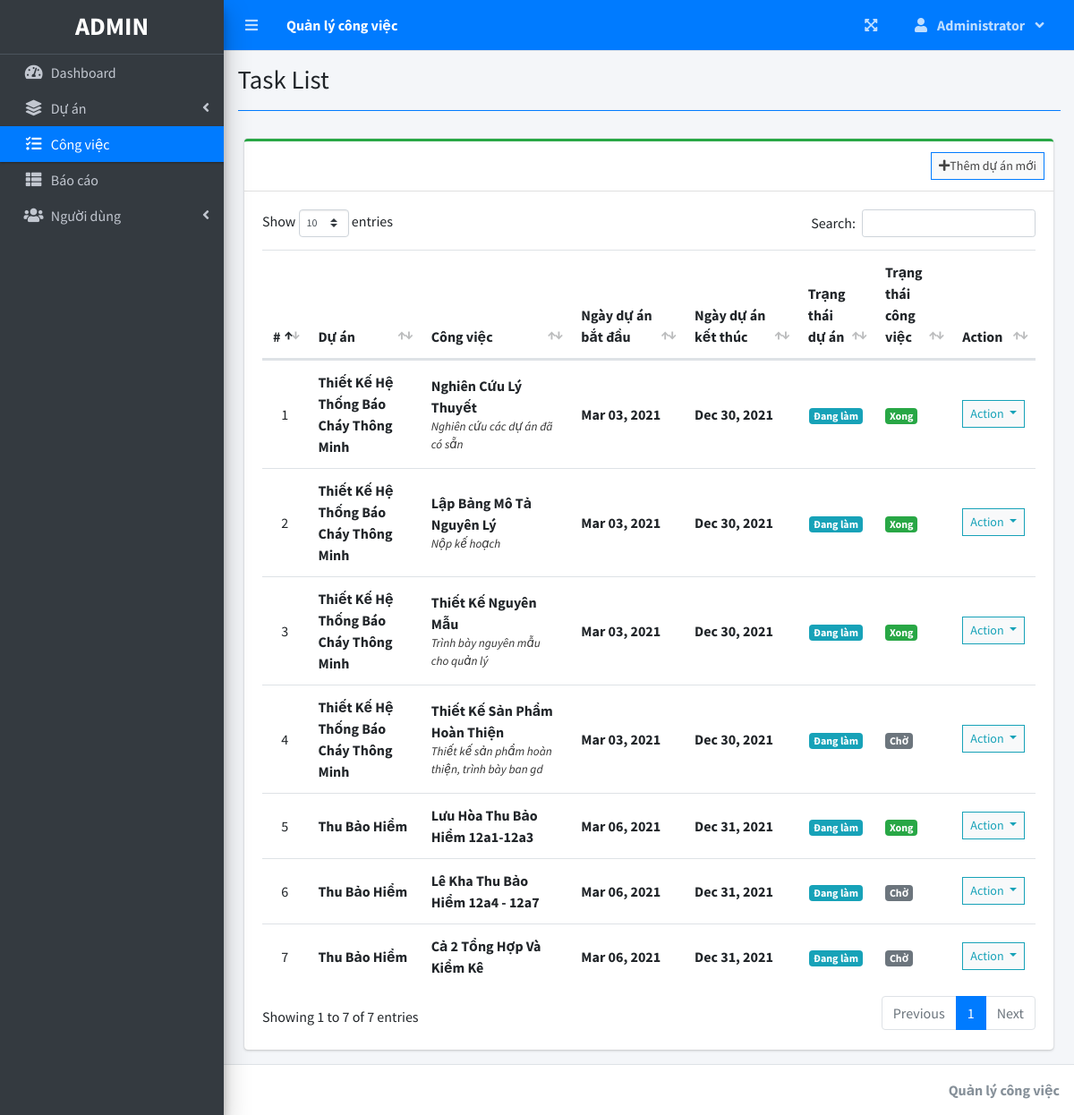
The app's page /index.php?page=task_list (signed in) with its own data.
### tables this page shows
CREATE TABLE `task_list` (
  `id` int(30) NOT NULL,
  `project_id` int(30) NOT NULL,
  `task` varchar(200) NOT NULL,
  `description` text NOT NULL,
  `status` tinyint(4) NOT NULL,
  `date_created` datetime NOT NULL DEFAULT current_timestamp()
);

CREATE TABLE `project_list` (
  `id` int(30) NOT NULL,
  `name` varchar(200) NOT NULL,
  `description` text NOT NULL,
  `status` tinyint(2) NOT NULL,
  `start_date` date NOT NULL,
  `end_date` date NOT NULL,
  `manager_id` int(30) NOT NULL,
  `user_ids` text NOT NULL,
  `date_created` datetime NOT NULL DEFAULT current_timestamp()
);

### task_list.php (the view, shortened to what this page needs)
<?php include'db_connect.php' ?>
<div class="col-lg-12">
	<div class="card card-outline card-success">
		<div class="card-header">
			<div class="card-tools">
				<a class="btn btn-block btn-sm btn-default btn-flat border-primary" href="./index.php?page=new_project"><i class="fa fa-plus"></i>Thêm dự án mới</a>
			</div>
		</div>
		<div class="card-body">
			<table class="table tabe-hover table-condensed" id="list">
				<colgroup>
					<col width="5%">
					<col width="15%">
					<col width="20%">
					<col width="15%">
					<col width="15%">
					<col width="10%">
					<col width="10%">
					<col width="10%">
				</colgroup>
				<thead>
					<tr>
						<th class="text-center">#</th>
						<th>Dự án</th>
						<th>Công việc</th>
						<th>Ngày dự án bắt đầu</th>
						<th>Ngày dự án kết thúc</th>
						<th>Trạng thái dự án</th>
						<th>Trạng thái công việc</th>
						<th>Action</th>
					</tr>
				</thead>
				<tbody>
					<?php
					$i = 1;
					$where = "";
					$stat = array("Chờ","Bắt đầu","Đang làm","Tạm dừng","Quá hạn","Xong");
					$qry = $conn->query("SELECT t.*,p.name as pname,p.start_date,p.status as pstatus, p.end_date,p.id as pid FROM task_list t inner join project_list p on p.id = t.project_id $where order by p.name asc");
					while($row= $qry->fetch_assoc()):
						$trans = get_html_translation_table(HTML_ENTITIES,ENT_QUOTES);
						unset($trans["\""], $trans["<"], $trans[">"], $trans["<h2"]);
						$desc = strtr(html_entity_decode($row['description']),$trans);
						$desc=str_replace(array("<li>","</li>"), array("",", "), $desc);
		                $cprog = $conn->query("SELECT * FROM task_list where project_id = {$row['pid']} and status = 3")->num_rows;
		                $prod = $conn->query("SELECT * FROM user_productivity where project_id = {$row['pid']}")->num_rows;
		                if($row['pstatus'] == 0 && strtotime(date('Y-m-d')) >= strtotime($row['start_date'])):
		                if($prod  > 0  || $cprog > 0)
		                  $row['pstatus'] = 2;
		                else
		                  $row['pstatus'] = 1;
		                elseif($row['pstatus'] == 0 && strtotime(date('Y-m-d')) > strtotime($row['end_date'])):
		                $row['pstatus'] = 4;
		                endif;
					?>
					<tr>
						<td class="text-center"><?php echo $i++ ?></td>
						<td>
							<p><b><?php echo ucwords($row['pname']) ?></b></p>
						</td>
						<td>
							<p><b><?php echo ucwords($row['task']) ?></b></p>
							<p class="truncate"><?php echo strip_tags($desc) ?></p>
						</td>
						<td><b><?php echo date("M d, Y",strtotime($row['start_date'])) ?></b></td>
						<td><b><?php echo date("M d, Y",strtotime($row['end_date'])) ?></b></td>
						<td class="text-center">
							<?php
							  if($stat[$row['pstatus']] =='Chờ'){
							  	echo "<span class='badge badge-secondary'>{$stat[$row['pstatus']]}</span>";
							  }elseif($stat[$row['pstatus']] =='Bắt đầu'){
							  	echo "<span class='badge badge-primary'>{$stat[$row['pstatus']]}</span>";
							  }elseif($stat[$row['pstatus']] =='Đang làm'){
							  	echo "<span class='badge badge-info'>{$stat[$row['pstatus']]}</span>";
							  }elseif($stat[$row['pstatus']] =='Tạm dừng'){
							  	echo "<span class='badge badge-warning'>{$stat[$row['pstatus']]}</span>";
							  }elseif($stat[$row['pstatus']] =='Quá hạn'){
							  	echo "<span class='badge badge-danger'>{$stat[$row['pstatus']]}</span>";
							  }elseif($stat[$row['pstatus']] =='Xong'){
							  	echo "<span class='badge badge-success'>{$stat[$row['pstatus']]}</span>";
							  }
							?>
						</td>
						<td>
                        	<?php
                        	if($row['status'] == 1){
						  		echo "<span class='badge badge-secondary'>Chờ</span>";
                        	}elseif($row['status'] == 2){
						  		echo "<span class='badge badge-primary'>Đang làm</span>";
                        	}elseif($row['status'] == 3){
						  		echo "<span class='badge badge-success'>Xong</span>";
                        	}
                        	?>
                        </td>
						<td class="text-center">
							<button type="button" class="btn btn-default btn-sm btn-flat border-info wave-effect text-info dropdown-toggle" data-toggle="dropdown" aria-expanded="true">
		                      Action
		                    </button>
						</td>
					</tr>
				<?php endwhile; ?>
				</tbody>
			</table>
		</div>
	</div>
</div>

### index.php (shortened to what this page needs)
<!DOCTYPE html>
<html lang="en">
<?php
	include 'header.php'
?>
<body class="hold-transition sidebar-mini layout-fixed layout-navbar-fixed layout-footer-fixed">
<div class="wrapper">
  <?php include 'topbar.php' ?>
  <?php include 'sidebar.php' ?>
  <div class="content-wrapper">
    <div class="content-header">
      <div class="container-fluid">
        <div class="row mb-2">
          <div class="col-sm-6">
            <h1 class="m-0"><?php echo $title ?></h1>
          </div>
        </div>
            <hr class="border-primary">
      </div>
    </div>
    <section class="content">
      <div class="container-fluid">
         <?php
            $page = isset($_GET['page']) ? $_GET['page'] : 'home';
            if(!file_exists($page.".php")){
                include '404.html';
            }else{
            include $page.'.php';
            }
          ?>
      </div>
    </section>
  </div>
  <footer class="main-footer">
    <div class="float-right d-none d-sm-inline-block">
      <b><?php echo 'Quản lý công việc' ?></b>
    </div>
  </footer>
</div>
</body>
</html>

### header.php (shortened to what this page needs)
<head>
  <?php
  $title = isset($_GET['page']) ? ucwords(str_replace("_", ' ', $_GET['page'])) : "Home";
  ?>
  <link rel="stylesheet" href="assets/plugins/fontawesome-free/css/all.min.css">
  <link rel="stylesheet" href="assets/plugins/overlayScrollbars/css/OverlayScrollbars.min.css">
  <link rel="stylesheet" href="assets/plugins/datatables-bs4/css/dataTables.bootstrap4.min.css">
  <link rel="stylesheet" href="assets/plugins/datatables-responsive/css/responsive.bootstrap4.min.css">
  <link rel="stylesheet" href="assets/plugins/datatables-buttons/css/buttons.bootstrap4.min.css">
  <link rel="stylesheet" href="assets/plugins/select2/css/select2.min.css">
  <link rel="stylesheet" href="assets/plugins/select2-bootstrap4-theme/select2-bootstrap4.min.css">
  <link rel="stylesheet" href="assets/plugins/sweetalert2-theme-bootstrap-4/bootstrap-4.min.css">
  <link rel="stylesheet" href="assets/plugins/toastr/toastr.min.css">
  <link rel="stylesheet" href="assets/plugins/dropzone/min/dropzone.min.css">
  <link rel="stylesheet" href="assets/dist/css/jquery.datetimepicker.min.css">
  <link rel="stylesheet" href="assets/plugins/icheck-bootstrap/icheck-bootstrap.min.css">
  <link rel="stylesheet" href="assets/plugins/bootstrap4-toggle/css/bootstrap4-toggle.min.css">
  <link rel="stylesheet" href="assets/dist/css/adminlte.min.css">
  <link rel="stylesheet" href="assets/dist/css/styles.css">
  <link rel="stylesheet" href="assets/plugins/summernote/summernote-bs4.min.css">
</head>

### topbar.php (shortened to what this page needs)
<nav class="main-header navbar navbar-expand navbar-primary navbar-dark ">
  <ul class="navbar-nav">
    <?php if(isset($_SESSION['login_id'])): ?>
    <li class="nav-item">
      <a class="nav-link" data-widget="pushmenu" href="" role="button"><i class="fas fa-bars"></i></a>
    </li>
  <?php endif; ?>
    <li>
      <a class="nav-link text-white"  href="./" role="button"> <large><b><?php echo 'Quản lý công việc' ?></b></large></a>
    </li>
  </ul>
  <ul class="navbar-nav ml-auto">
    <li class="nav-item">
      <a class="nav-link" data-widget="fullscreen" href="#" role="button">
        <i class="fas fa-expand-arrows-alt"></i>
      </a>
    </li>
   <li class="nav-item dropdown">
          <a class="nav-link"  data-toggle="dropdown" aria-expanded="true" href="javascript:void(0)">
            <span>
              <div class="d-felx badge-pill">
                <span class="fa fa-user mr-2"></span>
                <span><b><?php echo ucwords($_SESSION['login_firstname']) ?></b></span>
                <span class="fa fa-angle-down ml-2"></span>
              </div>
            </span>
          </a>
    </li>
  </ul>
</nav>

### sidebar.php (shortened to what this page needs)
<aside class="main-sidebar sidebar-dark-primary elevation-4">
  <div class="dropdown">
 	<a href="./" class="brand-link">
      <?php if($_SESSION['login_type'] == 1): ?>
      <h3 class="text-center p-0 m-0"><b>ADMIN</b></h3>
      <?php else: ?>
      <h3 class="text-center p-0 m-0"><b>USER</b></h3>
      <?php endif; ?>
  </a>
  </div>
  <div class="sidebar pb-4 mb-4">
    <nav class="mt-2">
      <ul class="nav nav-pills nav-sidebar flex-column nav-flat" data-widget="treeview" role="menu" data-accordion="false">
        <li class="nav-item dropdown">
          <a href="./" class="nav-link nav-home">
            <i class="nav-icon fas fa-tachometer-alt"></i>
            <p>
              Dashboard
            </p>
          </a>
        </li>
        <li class="nav-item">
          <a href="#" class="nav-link nav-edit_project nav-view_project">
            <i class="nav-icon fas fa-layer-group"></i>
            <p>
              Dự án
              <i class="right fas fa-angle-left"></i>
            </p>
          </a>
        </li>
        <li class="nav-item">
              <a href="./index.php?page=task_list" class="nav-link nav-task_list">
                <i class="fas fa-tasks nav-icon"></i>
                <p>Công việc</p>
              </a>
        </li>
        <?php if($_SESSION['login_type'] != 3): ?>
         <li class="nav-item">
              <a href="./index.php?page=reports" class="nav-link nav-reports">
                <i class="fas fa-th-list nav-icon"></i>
                <p>Báo cáo</p>
              </a>
        </li>
        <?php endif; ?>
        <?php if($_SESSION['login_type'] == 1): ?>
        <li class="nav-item">
          <a href="#" class="nav-link nav-edit_user">
            <i class="nav-icon fas fa-users"></i>
            <p>
              Người dùng
              <i class="right fas fa-angle-left"></i>
            </p>
          </a>
        </li>
      <?php endif; ?>
      </ul>
    </nav>
  </div>
</aside>

### task_list.php (style rules this page uses)
table p { margin: unset !important; }
table td { vertical-align: middle !important }

### records on screen
task_list: project.name "Thiết Kế Hệ Thống Báo Cháy Thông Minh", task "Nghiên Cứu Lý Thuyết", description "Nghiên cứu các dự án đã có sẵn", project.start_date "Mar 03, 2021", project.end_date "Dec 30, 2021", pstatus "Đang làm", status "Xong"
task_list: project.name "Thiết Kế Hệ Thống Báo Cháy Thông Minh", task "Lập Bảng Mô Tả Nguyên Lý", description "Nộp kế hoạch", project.start_date "Mar 03, 2021", project.end_date "Dec 30, 2021", pstatus "Đang làm", status "Xong"
task_list: project.name "Thiết Kế Hệ Thống Báo Cháy Thông Minh", task "Thiết Kế Nguyên Mẫu", description "Trình bày nguyên mẫu cho quản lý", project.start_date "Mar 03, 2021", project.end_date "Dec 30, 2021", pstatus "Đang làm", status "Xong"
task_list: project.name "Thiết Kế Hệ Thống Báo Cháy Thông Minh", task "Thiết Kế Sản Phẩm Hoàn Thiện", description "Thiết kế sản phẩm hoàn thiện, trình bày ban gd", project.start_date "Mar 03, 2021", project.end_date "Dec 30, 2021", pstatus "Đang làm", status "Chờ"
task_list: project.name "Thu Bảo Hiểm", task "Lưu Hòa Thu Bảo Hiểm 12a1-12a3", project.start_date "Mar 06, 2021", project.end_date "Dec 31, 2021", pstatus "Đang làm", status "Xong"
task_list: project.name "Thu Bảo Hiểm", task "Lê Kha Thu Bảo Hiểm 12a4 - 12a7", project.start_date "Mar 06, 2021", project.end_date "Dec 31, 2021", pstatus "Đang làm", status "Chờ"
task_list: project.name "Thu Bảo Hiểm", task "Cả 2 Tổng Hợp Và Kiểm Kê", project.start_date "Mar 06, 2021", project.end_date "Dec 31, 2021", pstatus "Đang làm", status "Chờ"

### other values on screen
$_SESSION['login_firstname'] "Administrator"
$title "Task List"
